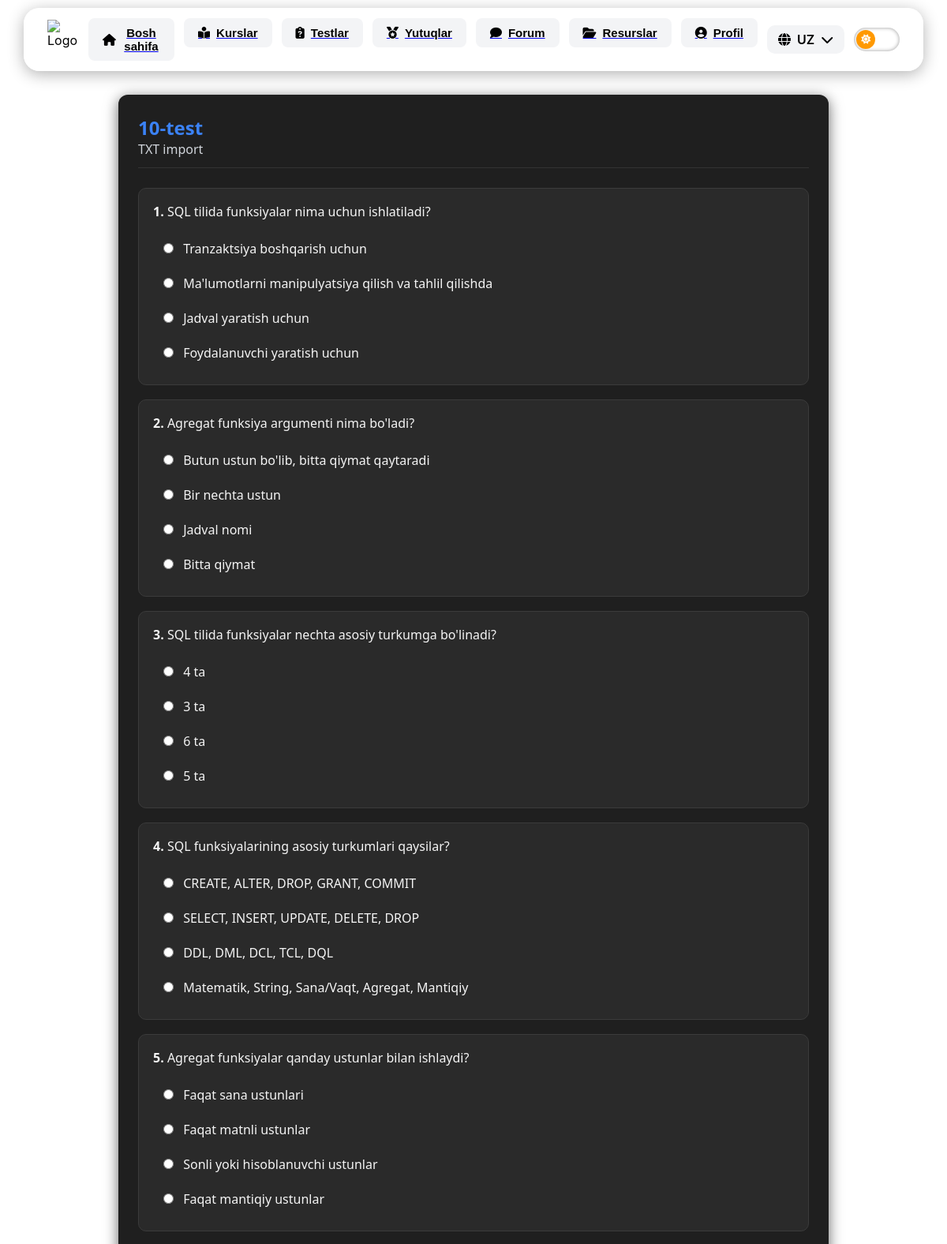
Page /student/start_test/17 (signed in, upper part) on the committed database.
### tables this page shows
CREATE TABLE tests(
    id INTEGER PRIMARY KEY AUTOINCREMENT,
    name TEXT NOT NULL,
    title TEXT,
    time INTEGER NOT NULL,
    min_score INTEGER NOT NULL,
    openness TEXT DEFAULT 'open'
);

CREATE TABLE questions(
    id INTEGER PRIMARY KEY AUTOINCREMENT,
    text TEXT NOT NULL,
    test_id INTEGER NOT NULL,
    FOREIGN KEY(test_id)
        REFERENCES tests(id)
        ON DELETE CASCADE
);

CREATE TABLE answers(
    id INTEGER PRIMARY KEY AUTOINCREMENT,
    text TEXT NOT NULL,
    question_id INTEGER NOT NULL,
    is_correct INTEGER DEFAULT 0,
    FOREIGN KEY(question_id)
        REFERENCES questions(id)
        ON DELETE CASCADE
);

### routes/student.py (the view, shortened to what this page needs)
@bp.route("/start_test/<int:test_id>", methods=["GET","POST"])
def start_test(test_id):
    user_id = session.get("user_id")
    if not user_id:
        return redirect("/login")
    db = get_db()
    cur = db.cursor()
    test = cur.execute(
        "SELECT * FROM tests WHERE id=?",
        (test_id,)
    ).fetchone()
    questions = cur.execute(
        "SELECT * FROM questions WHERE test_id=?",
        (test_id,)
    ).fetchall()
    answers = {}
    for q in questions:
        ans = cur.execute(
            "SELECT * FROM answers WHERE question_id=?",
            (q["id"],)
        ).fetchall()
        ans = list(ans)
        random.shuffle(ans)
        answers[q["id"]] = ans
    return render_template(
        "student/start_test.html",
        test=test,
        questions=questions,
        answers=answers
    )

### routes/student.py (called while the page is built)
@bp.before_request
def require_login():
    open_routes = [
        "student.student_dashboard",
        "student.student_courses"
    ]
    if request.endpoint in open_routes:
        return
    if "user_id" not in session:
        return redirect(url_for('auth.login', next=request.path))

def get_db():
    conn = sqlite3.connect("database.db")
    conn.row_factory = sqlite3.Row
    return conn

### templates/student/start_test.html (shortened to what this page needs)
{% extends "base.html" %}
{% block content %}
<div class="test-container">
<div class="test-header">
<h2>{{ test['name'] }}</h2>
<p>{{ test['title'] }}</p>
</div>
<form method="post">
{% for q in questions %}
<div class="question-card">
<p class="question-title">
<b>{{ loop.index }}.</b> {{ q['text'] }}
</p>
{% for a in answers[q['id']] %}
<label class="answer">
<input
type="radio"
name="{{ q['id'] }}"
value="{{ a['id'] }}"
required
>
<span>{{ a['text'] }}</span>
</label>
{% endfor %}
</div>
{% endfor %}
</form>
</div>
{% endblock %}

### static/css/base.css (style rules this page uses)
* { margin: 0; padding: 0; box-sizing: border-box; }
body { font-family: -apple-system, BlinkMacSystemFont, "Segoe UI", Roboto, sans-serif; background-color: #f4f6fb; background: linear-gradient(90deg, #6695fb, #5d2efa); color: #333; }
:root { --bg-color: #ffffff; --text-color: #111827; --card-bg: #f3f4f6; --nav-bg: rgba(255,255,255,0.8); }

### templates/base.html (style rules this page uses)
:root { --bg-color: #ffffff; --text-color: #000000; --card-bg: #f3f4f6; --nav-bg: rgba(255,255,255,0.8); }
body { margin: 0; font-family: 'Inter', sans-serif; background: linear-gradient(135deg, #0f111a 0%, #1c1f2a 100%); color: #e5e7eb; min-height: 100vh; }
body { background: var(--bg-color); }
body { background: var(--bg-color); color: var(--text-color); }
body { top: 0px !important; }
* { transition: all 0.3s ease; }

### templates/student/start_test.html (style rules this page uses)
.test-container { max-width:900px; margin:auto; background:#1f1f1f; padding:25px; border-radius:12px; box-shadow:0 4px 18px rgba(0,0,0,0.6); font-family:'Segoe UI', Tahoma, Geneva, Verdana, sans-serif; color:#f5f5f5; }
.test-header { margin-bottom:25px; border-bottom:1px solid #333; padding-bottom:12px; }
.test-header h2 { margin:0; color:#3b82f6; }
.test-header p { color:#d1d5db; }
.question-card { background:#2a2a2a; padding:18px; border-radius:10px; margin-bottom:18px; border:1px solid #3b3b3b; transition:0.2s; }
.question-title { font-size:16px; margin-bottom:14px; font-weight:500; color:#f5f5f5; }
.answer { display:block; padding:10px 12px; border-radius:6px; cursor:pointer; transition:0.2s; border:1px solid transparent; color:#f5f5f5; }
.answer input { margin-right:8px; }

### rows in the picture
tests: name "10-test", title "TXT import"
questions: text "SQL tilida funksiyalar nima uchun ishlatiladi?"
answers: text "Tranzaktsiya boshqarish uchun"
answers: text "Ma'lumotlarni manipulyatsiya qilish va tahlil qilishda"
answers: text "Jadval yaratish uchun"
answers: text "Foydalanuvchi yaratish uchun"
questions: text "Agregat funksiya argumenti nima bo'ladi?"
answers: text "Butun ustun bo'lib, bitta qiymat qaytaradi"
answers: text "Bir nechta ustun"
answers: text "Jadval nomi"
answers: text "Bitta qiymat"
questions: text "SQL tilida funksiyalar nechta asosiy turkumga bo'linadi?"
answers: text "4 ta"
answers: text "3 ta"
answers: text "6 ta"
answers: text "5 ta"
questions: text "SQL funksiyalarining asosiy turkumlari qaysilar?"
answers: text "CREATE, ALTER, DROP, GRANT, COMMIT"
answers: text "SELECT, INSERT, UPDATE, DELETE, DROP"
answers: text "DDL, DML, DCL, TCL, DQL"
answers: text "Matematik, String, Sana/Vaqt, Agregat, Mantiqiy"
questions: text "Agregat funksiyalar qanday ustunlar bilan ishlaydi?"
answers: text "Faqat sana ustunlari"
answers: text "Faqat matnli ustunlar"
answers: text "Sonli yoki hisoblanuvchi ustunlar"
answers: text "Faqat mantiqiy ustunlar"
